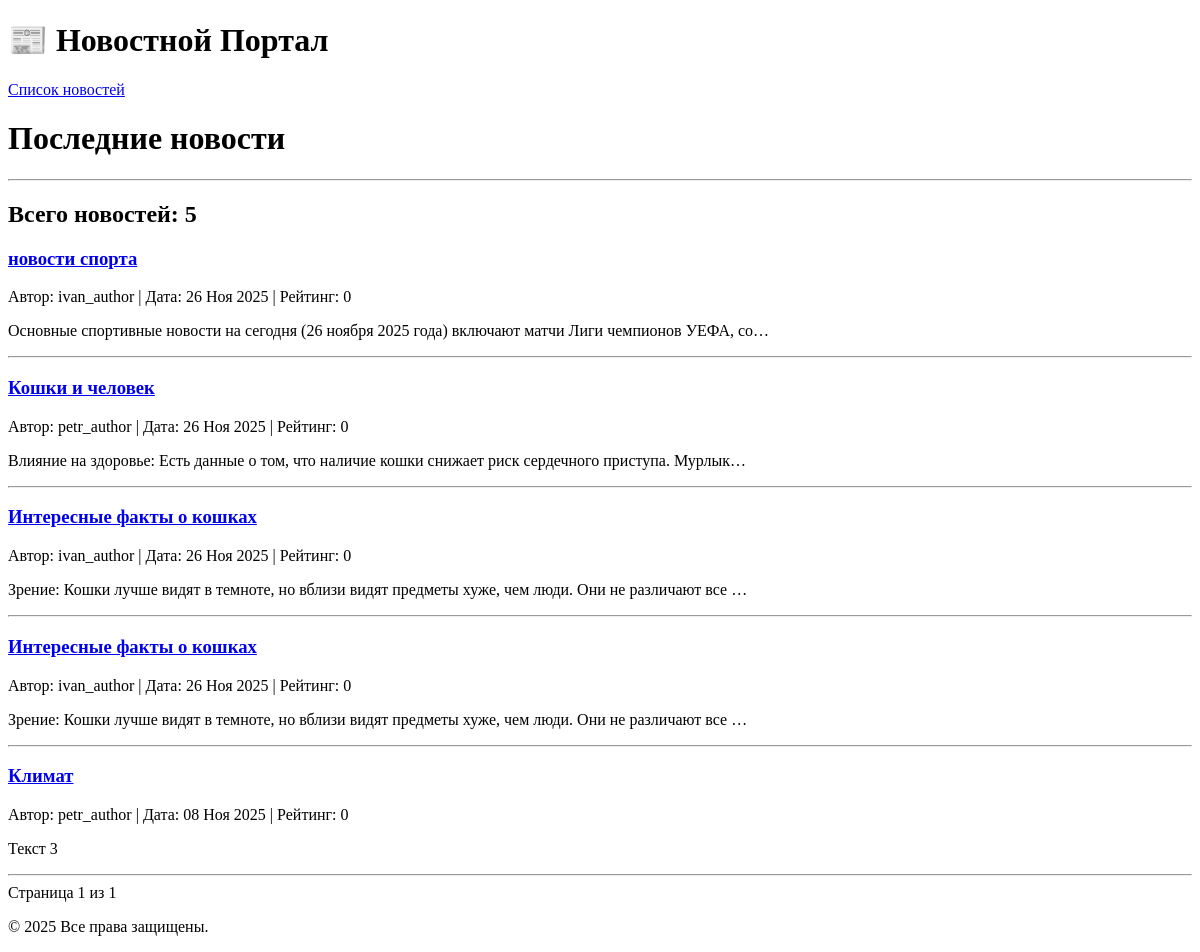
/, run on an earlier commit of the app's database.
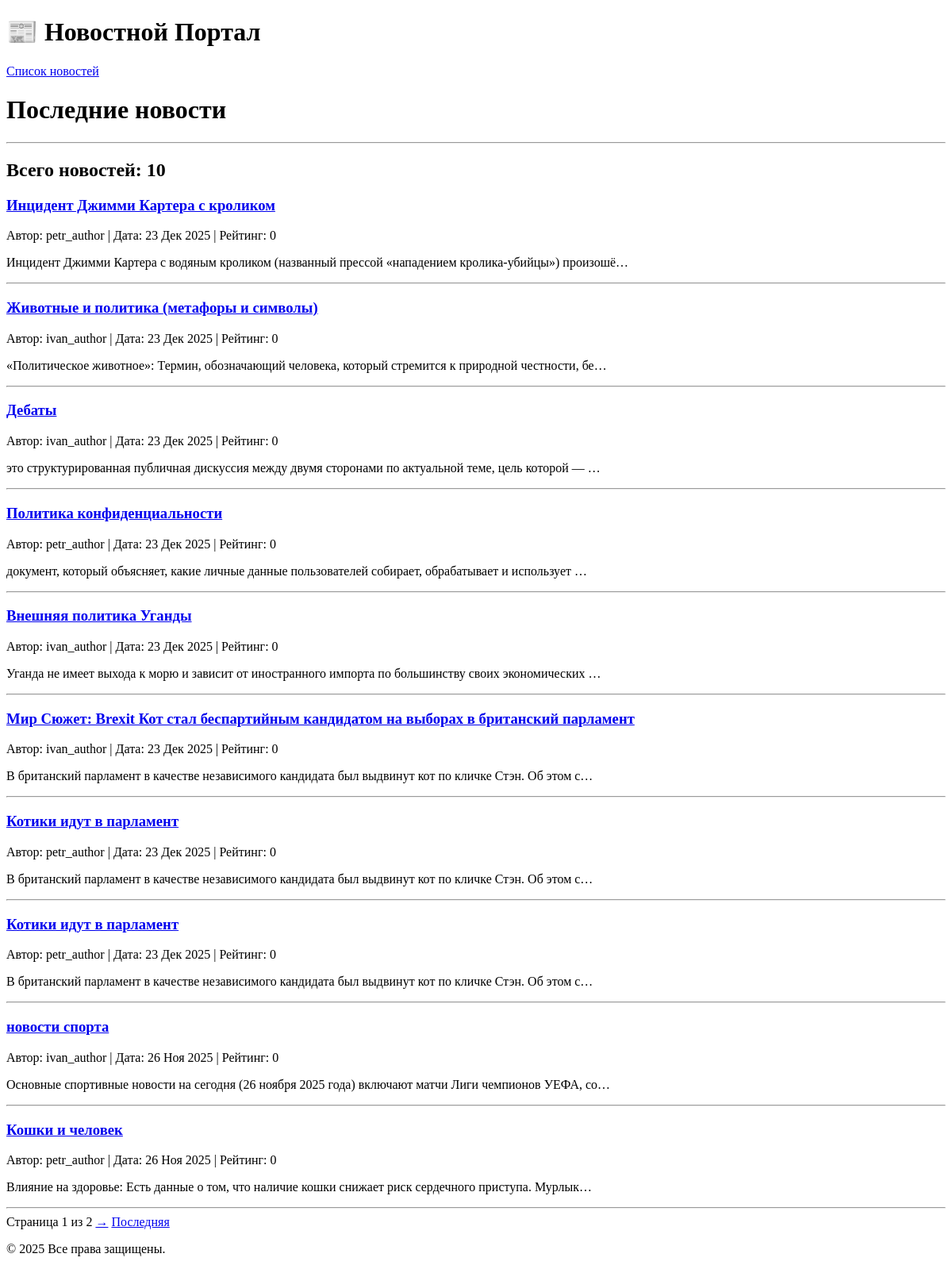
And on a later commit of the database.
### news/models.py (models this page shows, shortened)
class Post(models.Model):
    author = models.ForeignKey(Author, on_delete=models.CASCADE)
    post_type = models.CharField(max_length=2, choices=TYPE_CHOICES, default=ARTICLE)
    time_in = models.DateTimeField(auto_now_add=True)
    category = models.ManyToManyField(Category, through='PostCategory')
    title = models.CharField(max_length=255)
    text = models.TextField()
    rating = models.IntegerField(default=0)

class Author(models.Model):
    user = models.OneToOneField(User, on_delete=models.CASCADE)
    rating = models.IntegerField(default=0)

### news/views.py (the view)
# urls.py: path('', cache_page(60)(PostList.as_view()), name='post_list'),
class PostList(ListView):
    model = Post
    ordering = '-time_in'
    template_name = 'news/post_list.html'
    context_object_name = 'posts'
    paginate_by = 10
    def get_queryset(self):
        return Post.objects.filter(post_type=NEWS).order_by(self.ordering)

### news/templates/news/post_list.html (shortened to what this page needs)
{% extends 'default.html' %}
{% block content %}
    <h1>Последние новости</h1>
    <hr>
    {% if posts %}
        <h2>Всего новостей: {{ posts|length }}</h2>
        {% for post in posts %}
            <h3><a href="{% url 'post_detail' post.pk %}">{{ post.title }}</a></h3>
            <p>
                Автор: {{ post.author.user.username }} |
                Дата: {{ post.time_in|date:"d M Y" }} |
                Рейтинг: {{ post.rating }}
            </p>
            <p>{{ post.text|truncatechars:100 }}</p> <hr>
        {% endfor %}
        <div>
            <span>Страница {{ page_obj.number }} из {{ page_obj.paginator.num_pages }}</span>
            {% if page_obj.has_next %}
                <a href="?page={{ page_obj.next_page_number }}">→</a>
                <a href="?page={{ page_obj.paginator.num_pages }}">Последняя</a>
            {% endif %}
        </div>
    {% else %}
        <h2>Новостей нет!</h2>
    {% endif %}
{% endblock content %}

### templates/default.html (shortened to what this page needs)
{% load cache %}  <!DOCTYPE html>
<html lang="ru">
<head>
</head>
<body>
    <header>
        <h1>📰 Новостной Портал</h1>
        {% cache 600 header_nav %}
        <nav>
            <a href="{% url 'post_list' %}">Список новостей</a>
            </nav>
        {% endcache %}
    </header>
    <main>
        {% block content %}
        {% endblock content %}
    </main>
    <footer>
        {% cache 1200 footer_info %}
        <p>&copy; 2025 Все права защищены.</p>
        {% endcache %}
    </footer>
</body>
</html>

What changed in the data, as far as the page shows it:
no longer on this page (row unchanged): Post: title "Интересные факты о кошках", author.user.username "ivan_author", time_in "26 Ноя 2025", rating "0", text "Зрение: Кошки лучше видят в темноте, но вблизи видят предметы хуже, чем люди. Они не различают все …"
removed Post: title "Интересные факты о кошках", author.user.username "ivan_author", time_in "26 Ноя 2025", rating "0", text "Зрение: Кошки лучше видят в темноте, но вблизи видят предметы хуже, чем люди. Они не различают все …"
no longer on this page (row unchanged): Post: title "Климат", author.user.username "petr_author", time_in "08 Ноя 2025", rating "0", text "Текст 3"
added Post: title "Инцидент Джимми Картера с кроликом", author.user.username "petr_author", time_in "23 Дек 2025", rating "0", text "Инцидент Джимми Картера с водяным кроликом (названный прессой «нападением кролика-убийцы») произошё…"
added Post: title "Животные и политика (метафоры и символы)", author.user.username "ivan_author", time_in "23 Дек 2025", rating "0", text "«Политическое животное»: Термин, обозначающий человека, который стремится к природной честности, бе…"
added Post: title "Дебаты", author.user.username "ivan_author", time_in "23 Дек 2025", rating "0", text "это структурированная публичная дискуссия между двумя сторонами по актуальной теме, цель которой — …"
added Post: title "Политика конфиденциальности", author.user.username "petr_author", time_in "23 Дек 2025", rating "0", text "документ, который объясняет, какие личные данные пользователей собирает, обрабатывает и использует …"
added Post: title "Внешняя политика Уганды", author.user.username "ivan_author", time_in "23 Дек 2025", rating "0", text "Уганда не имеет выхода к морю и зависит от иностранного импорта по большинству своих экономических …"
added Post: title "Мир Сюжет: Brexit Кот стал беспартийным кандидатом на выборах в британский парламент", author.user.username "ivan_author", time_in "23 Дек 2025", rating "0", text "В британский парламент в качестве независимого кандидата был выдвинут кот по кличке Стэн. Об этом с…"
added Post: title "Котики идут в парламент", author.user.username "petr_author", time_in "23 Дек 2025", rating "0", text "В британский парламент в качестве независимого кандидата был выдвинут кот по кличке Стэн. Об этом с…"
added Post: title "Котики идут в парламент", author.user.username "petr_author", time_in "23 Дек 2025", rating "0", text "В британский парламент в качестве независимого кандидата был выдвинут кот по кличке Стэн. Об этом с…"
Also different on the page:
{{ posts|length }}: "5" → "10"
{{ page_obj.paginator.num_pages }}: "1" → "2"
text now shown: "→ Последняя"
